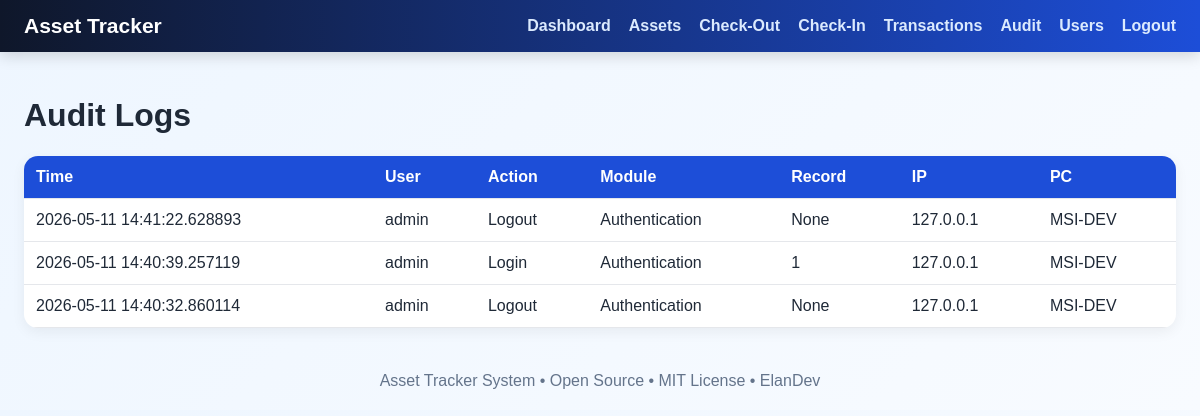
/audit (signed in), run on an earlier commit of the app's database.
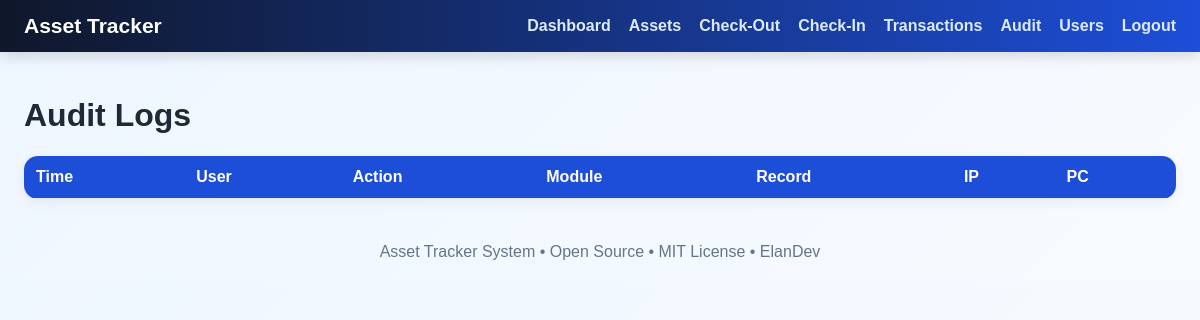
And on a later commit of the database.
### app/models/audit_log.py (models this page shows)
class AuditLog(db.Model):
    __tablename__ = "audit_logs"
    id = db.Column(db.Integer, primary_key=True)
    username = db.Column(db.String(100), nullable=True)
    action = db.Column(db.String(150), nullable=False)
    module = db.Column(db.String(100), nullable=True)
    record_id = db.Column(db.String(100), nullable=True)
    ip_address = db.Column(db.String(100), nullable=True)
    pc_name = db.Column(db.String(150), nullable=True)
    timestamp = db.Column(db.DateTime, default=datetime.utcnow)

### app/routes/main.py (the view)
@main.route("/audit")
@login_required
def audit():
    logs = AuditLog.query.order_by(AuditLog.timestamp.desc()).limit(300).all()
    return render_template("audit.html", logs=logs)

### app/__init__.py (called while the page is built)
def create_app():
    app = Flask(__name__)
    base_dir = os.path.abspath(os.path.dirname(os.path.dirname(__file__)))
    db_path = os.path.join(base_dir, "database", "assets.db")
    app.config["SECRET_KEY"] = "change-this-secret-key-later"
    app.config["SQLALCHEMY_DATABASE_URI"] = "sqlite:///" + db_path.replace("\\", "/")
    app.config["SQLALCHEMY_TRACK_MODIFICATIONS"] = False
    db.init_app(app)
    login_manager.init_app(app)
    from app.models.user import User
    @login_manager.user_loader
    def load_user(user_id):
        return User.query.get(int(user_id))
    from app.routes.main import main
    from app.auth.routes import auth
    app.register_blueprint(main)
    app.register_blueprint(auth)
    return app

### app/templates/audit.html
{% extends "base.html" %}
{% block content %}
<h1>Audit Logs</h1>
<table>
    <tr><th>Time</th><th>User</th><th>Action</th><th>Module</th><th>Record</th><th>IP</th><th>PC</th></tr>
    {% for l in logs %}
    <tr>
        <td>{{ l.timestamp }}</td>
        <td>{{ l.username }}</td>
        <td>{{ l.action }}</td>
        <td>{{ l.module }}</td>
        <td>{{ l.record_id }}</td>
        <td>{{ l.ip_address }}</td>
        <td>{{ l.pc_name }}</td>
    </tr>
    {% endfor %}
</table>
{% endblock %}

### app/templates/base.html (shortened to what this page needs)
<!doctype html>
<html lang="en">
<head>
</head>
<body>
{% if current_user.is_authenticated %}
<div class="nav">
    <div class="brand">Asset Tracker</div>
    <a href="{{ url_for('main.dashboard') }}">Dashboard</a>
    <a href="{{ url_for('main.assets') }}">Assets</a>
    <a href="{{ url_for('main.checkout') }}">Check-Out</a>
    <a href="{{ url_for('main.checkin') }}">Check-In</a>
    <a href="{{ url_for('main.transactions') }}">Transactions</a>
    <a href="{{ url_for('main.audit') }}">Audit</a>
    {% if current_user.role == "admin" %}
    <a href="{{ url_for('main.users') }}">Users</a>
    {% endif %}
    <a href="{{ url_for('auth.logout') }}">Logout</a>
</div>
{% endif %}
<div class="container">
    {% block content %}{% endblock %}
</div>
<footer style="text-align:center;padding:20px;color:#64748b;">
    Asset Tracker System • Open Source • MIT License • ElanDev
</footer>
</body>
</html>

### app/templates/base.html (style rules this page uses)
body { font-family: Arial, sans-serif; margin: 0; background: linear-gradient(135deg, #eef6ff, #f8fbff); color: #1f2937; }
.nav { background: linear-gradient(90deg, #0f172a, #1d4ed8); padding: 14px 24px; box-shadow: 0 4px 14px rgba(0,0,0,.15); display: flex; gap: 18px; align-items: center; }
.nav a { text-decoration: none; color: #dbeafe; font-weight: 600; }
.brand { font-size: 21px; font-weight: 800; color: white; margin-right: auto; }
.container { padding: 24px; }
table { width: 100%; border-collapse: collapse; background: white; border-radius: 14px; overflow: hidden; box-shadow: 0 4px 14px rgba(0,0,0,.06); }
th, td { padding: 12px; border-bottom: 1px solid #e5e7eb; text-align: left; }
th { background: #1d4ed8; color: white; }

What changed in the data, as far as the page shows it:
removed AuditLog: timestamp "2026-05-11 14:41:22.628893", username "admin", action "Logout", module "Authentication", record_id "None", ip_address "127.0.0.1", pc_name "MSI-DEV"
removed AuditLog: timestamp "2026-05-11 14:40:39.257119", username "admin", action "Login", module "Authentication", record_id "1", ip_address "127.0.0.1", pc_name "MSI-DEV"
removed AuditLog: timestamp "2026-05-11 14:40:32.860114", username "admin", action "Logout", module "Authentication", record_id "None", ip_address "127.0.0.1", pc_name "MSI-DEV"
